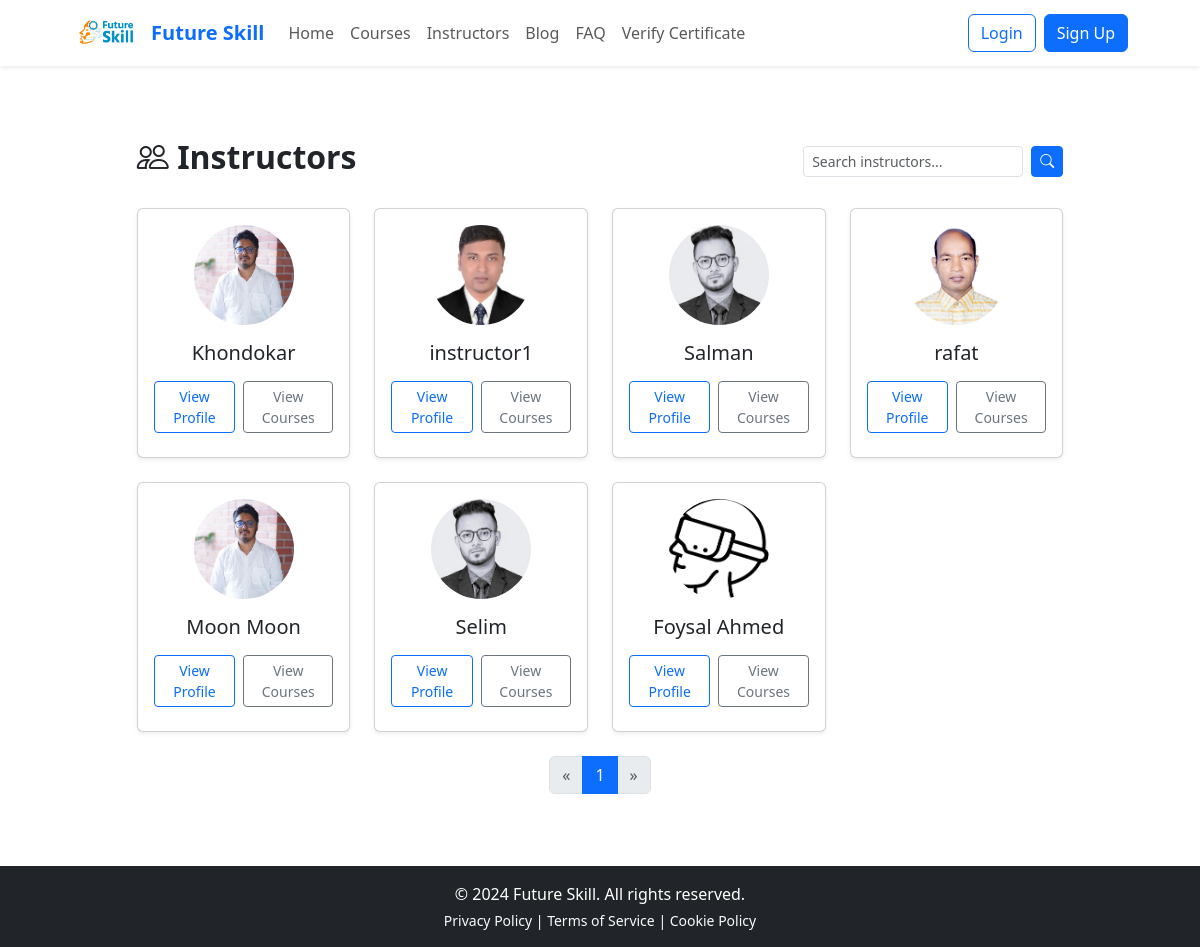
/instructor/instructors/, run on the app's committed database.
### apps/accounts/models.py (models this page shows, shortened)
class User(AbstractUser):
    STUDENT = "student"
    INSTRUCTOR = "instructor"
    ADMIN = "admin"
    LEARNER = "learner"
    ROLE_CHOICES = (
        (STUDENT, "Student"),
        (INSTRUCTOR, "Instructor"),
        (ADMIN, "Admin"),
    )
    role = models.CharField(
        max_length=20,
        choices=ROLE_CHOICES,
        default=STUDENT,
    )
    avatar = models.ImageField(upload_to="avatars/", null=True, blank=True)
    is_approved = models.BooleanField(default=False)

class UserProfile(models.Model):
    ROLE_ADMIN = "admin"
    ROLE_INSTRUCTOR = "instructor"
    ROLE_LEARNER = "learner"
    user = models.OneToOneField(
        settings.AUTH_USER_MODEL,
        on_delete=models.CASCADE,
        related_name="profile",
    )
    phone = models.CharField(max_length=30, blank=True)
    gender = models.CharField(max_length=20, blank=True)
    date_of_birth = models.DateField(null=True, blank=True)
    address = models.CharField(max_length=255, blank=True)
    city = models.CharField(max_length=120, blank=True)
    country = models.CharField(max_length=120, blank=True)
    bio = models.TextField(blank=True)
    profile_picture = models.ImageField(
        upload_to="profiles/", blank=True, null=True
    )
    linkedin_url = models.URLField(blank=True)
    facebook_url = models.URLField(blank=True)
    twitter_url = models.URLField(blank=True)
    website = models.URLField(blank=True)
    is_verified = models.BooleanField(default=False)
    preferred_language = models.CharField(max_length=50, blank=True)
    timezone = models.CharField(max_length=50, blank=True)
    created_at = models.DateTimeField(auto_now_add=True)
    updated_at = models.DateTimeField(auto_now=True)

### apps/instructor_tool/views.py (the view)
# urls.py: path("instructors/", views.instructor_list, name="list"),
def instructor_list(request):
    User = apps.get_model("accounts", "User")
    q = request.GET.get("q", "")
    instructors = User.objects.filter(role="instructor", is_active=True)
    if q:
        instructors = instructors.filter(username__icontains=q)
    paginator = Paginator(instructors, 12)
    page = request.GET.get("page")
    instructors = paginator.get_page(page)
    return render(request, "instructor_tool/instructor_list.html", {"instructors": instructors, "q": q})

### apps/core/context_processors.py (called while the page is built, shortened)
def user_role_context(request):
    user = getattr(request, "user", None)
    if not getattr(user, "is_authenticated", False):
        return {
            "user_role": None,
            "is_student_user": False,
            "is_instructor_user": False,
            "is_admin_user": False,
        }

### templates/instructor_tool/instructor_list.html (shortened to what this page needs)
{% extends "base.html" %}
{% load static %}
{% block content %}
<div class="container mt-5 mb-5">
  <div class="d-flex align-items-center mb-4">
    <h2 class="fw-bold me-3"><i class="bi bi-people"></i> Instructors</h2>
    <form class="ms-auto d-flex" method="get">
      <input type="text" name="q" value="{{ q }}" class="form-control form-control-sm me-2" placeholder="Search instructors...">
      <button class="btn btn-sm btn-primary" type="submit"><i class="bi bi-search"></i></button>
    </form>
  </div>
  {% if instructors %}
  <div class="row g-4">
    {% for inst in instructors %}
    <div class="col-sm-6 col-md-4 col-lg-3">
      <div class="card h-100 shadow-sm instructor-card">
        <div class="card-body text-center">
          {% if inst.avatar %}
            <img src="{{ inst.avatar.url }}" class="rounded-circle mb-3" width="100" height="100" style="object-fit:cover;">
          {% elif inst.profile and inst.profile.profile_picture %}
            <img src="{{ inst.profile.profile_picture.url }}" class="rounded-circle mb-3" width="100" height="100" style="object-fit:cover;">
          {% else %}
            <img src="{% static 'images/default instructor image.jpg' %}" class="rounded-circle mb-3" width="100" height="100" style="object-fit:cover;">
          {% endif %}
          <h5 class="card-title mb-1">{{ inst.get_full_name|default:inst.username }}</h5>
          <div class="d-flex justify-content-center gap-2 mb-2">
            <a href="{% url 'instructor_tool:detail' inst.id %}" class="btn btn-sm btn-outline-primary">View Profile</a>
            <a href="{% url 'courses:course_list' %}?instructor={{ inst.id }}" class="btn btn-sm btn-outline-secondary">View Courses</a>
          </div>
        </div>
      </div>
    </div>
    {% endfor %}
  </div>
  <nav aria-label="Instructors pagination" class="mt-4">
    <ul class="pagination justify-content-center">
      {% if instructors.has_previous %}
      <li class="page-item">
        <a class="page-link" href="?q={{ q|urlencode }}&page={{ instructors.previous_page_number }}" aria-label="Previous">
          &laquo;
        </a>
      </li>
      {% else %}
      <li class="page-item disabled"><span class="page-link">&laquo;</span></li>
      {% endif %}
      {% for p in instructors.paginator.page_range %}
  {% if p == instructors.number %}
    <li class="page-item active"><span class="page-link">{{ p }}</span></li>
  {% elif p >= instructors.number|add:-2 and p <= instructors.number|add:2 %}
    <li class="page-item"><a class="page-link" href="?q={{ q|urlencode }}&page={{ p }}">{{ p }}</a></li>
  {% endif %}
{% endfor %}
      {% if instructors.has_next %}
      <li class="page-item">
        <a class="page-link" href="?q={{ q|urlencode }}&page={{ instructors.next_page_number }}" aria-label="Next">
          &raquo;
        </a>
      </li>
      {% else %}
      <li class="page-item disabled"><span class="page-link">&raquo;</span></li>
      {% endif %}
    </ul>
  </nav>
  {% else %}
  <div class="text-center py-5">
    <p class="text-muted">No instructors found.</p>
  </div>
  {% endif %}
</div>
{% endblock %}

### templates/base.html (style rules this page uses)
.container, .container-fluid { max-width: 90% !important; margin-left: auto; margin-right: auto; }

### data on the page
User: profile.profile_picture (picture), get_full_name "Khondokar"
User: profile.profile_picture (picture), get_full_name "instructor1"
User: profile.profile_picture (picture), get_full_name "Salman"
User: profile.profile_picture (picture), get_full_name "rafat"
User: profile.profile_picture (picture), get_full_name "Moon Moon"
User: get_full_name "Selim"
User: profile.profile_picture (picture), get_full_name "Foysal Ahmed"

### other printed values
{{ p }} "1"
{{ now.year|default:"2024" }} "2024"
